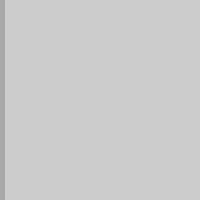
Frame 1 (no input)
Frame 60 (the mouse pressed at the canvas centre just before this capture): identical to frame 1, image omitted
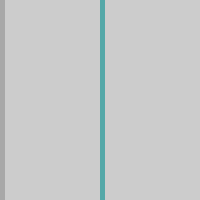
Frame 120 (the mouse held since frame 60 and released just before this capture)

The Processing sketch that drew these frames (run headless with seeded random() and noise(); from frame 60 on, the mouse is pressed at the canvas centre):

// Processing sketch: Saturation
// ── Saturation.pde
/**
 * Saturation.
 * 
 * Saturation is the strength or purity of the color and represents the 
 * amount of gray in proportion to the hue. A "saturated" color is pure 
 * and an "unsaturated" color has a large percentage of gray. 
 * Move the cursor vertically over each bar to alter its saturation.
 */

int barWidth = 5;
int lastBar = -1;

void setup() {
  size(200, 200);
  colorMode(HSB, width, height, 100); 
  noStroke();
}

void draw() {
  int whichBar = mouseX / barWidth;
  if (whichBar != lastBar) {
    int barX = whichBar * barWidth;
    fill(barX, mouseY, 66);
    rect(barX, 0, barWidth, height);
    lastBar = whichBar;
  }
}
